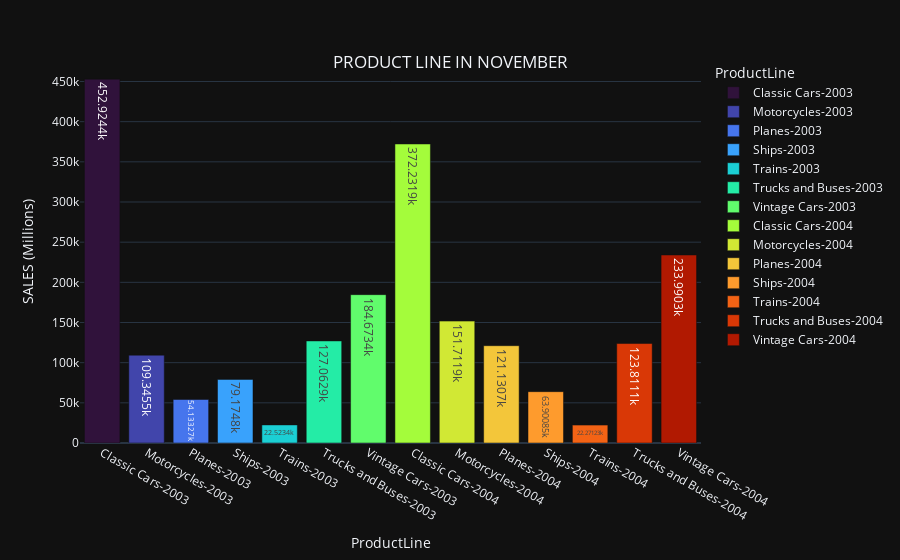

Write notebook code for a chart like this one.
### Code cell
prd1 = px.bar(prd,x = 'ProductLine', y = 'Sales',color = 'ProductLine',text_auto = True,
            template="plotly_dark",color_discrete_sequence=px.colors.sequential.Turbo )
prd1 = prd1.update_layout(title={'text' : 'PRODUCT LINE IN NOVEMBER',
                             'y':0.9,'x':0.5,'xanchor': 'center'})
prd1 = prd1.update_layout(xaxis_title='ProductLine', yaxis_title='SALES (Millions)')
prd1.show()

### Figure 1 — Plotly figure (JSON) as saved in the notebook; plotly's stock layout.template omitted (floating-point values rounded to 4 significant figures)
{"data": [{"alignmentgroup": "True", "hovertemplate": "ProductLine=%{x}<br>Sales=%{y}<extra></extra>", "legendgroup": "Classic Cars-2003", "marker": {"color": "#30123b", "pattern": {"shape": ""}}, "name": "Classic Cars-2003", "offsetgroup": "Classic Cars-2003", "orientation": "v", "showlegend": true, "textposition": "auto", "texttemplate": "%{y}", "type": "bar", "x": ["Classic Cars-2003"], "xaxis": "x", "y": [452900.0], "yaxis": "y"}, {"alignmentgroup": "True", "hovertemplate": "ProductLine=%{x}<br>Sales=%{y}<extra></extra>", "legendgroup": "Motorcycles-2003", "marker": {"color": "#4145ab", "pattern": {"shape": ""}}, "name": "Motorcycles-2003", "offsetgroup": "Motorcycles-2003", "orientation": "v", "showlegend": true, "textposition": "auto", "texttemplate": "%{y}", "type": "bar", "x": ["Motorcycles-2003"], "xaxis": "x", "y": [109300.0], "yaxis": "y"}, {"alignmentgroup": "True", "hovertemplate": "ProductLine=%{x}<br>Sales=%{y}<extra></extra>", "legendgroup": "Planes-2003", "marker": {"color": "#4675ed", "pattern": {"shape": ""}}, "name": "Planes-2003", "offsetgroup": "Planes-2003", "orientation": "v", "showlegend": true, "textposition": "auto", "texttemplate": "%{y}", "type": "bar", "x": ["Planes-2003"], "xaxis": "x", "y": [54130.0], "yaxis": "y"}, {"alignmentgroup": "True", "hovertemplate": "ProductLine=%{x}<br>Sales=%{y}<extra></extra>", "legendgroup": "Ships-2003", "marker": {"color": "#39a2fc", "pattern": {"shape": ""}}, "name": "Ships-2003", "offsetgroup": "Ships-2003", "orientation": "v", "showlegend": true, "textposition": "auto", "texttemplate": "%{y}", "type": "bar", "x": ["Ships-2003"], "xaxis": "x", "y": [79170.0], "yaxis": "y"}, {"alignmentgroup": "True", "hovertemplate": "ProductLine=%{x}<br>Sales=%{y}<extra></extra>", "legendgroup": "Trains-2003", "marker": {"color": "#1bcfd4", "pattern": {"shape": ""}}, "name": "Trains-2003", "offsetgroup": "Trains-2003", "orientation": "v", "showlegend": true, "textposition": "auto", "texttemplate": "%{y}", "type": "bar", "x": ["Trains-2003"], "xaxis": "x", "y": [22520.0], "yaxis": "y"}, {"alignmentgroup": "True", "hovertemplate": "ProductLine=%{x}<br>Sales=%{y}<extra></extra>", "legendgroup": "Trucks and Buses-2003", "marker": {"color": "#24eca6", "pattern": {"shape": ""}}, "name": "Trucks and Buses-2003", "offsetgroup": "Trucks and Buses-2003", "orientation": "v", "showlegend": true, "textposition": "auto", "texttemplate": "%{y}", "type": "bar", "x": ["Trucks and Buses-2003"], "xaxis": "x", "y": [127100.0], "yaxis": "y"}, {"alignmentgroup": "True", "hovertemplate": "ProductLine=%{x}<br>Sales=%{y}<extra></extra>", "legendgroup": "Vintage Cars-2003", "marker": {"color": "#61fc6c", "pattern": {"shape": ""}}, "name": "Vintage Cars-2003", "offsetgroup": "Vintage Cars-2003", "orientation": "v", "showlegend": true, "textposition": "auto", "texttemplate": "%{y}", "type": "bar", "x": ["Vintage Cars-2003"], "xaxis": "x", "y": [184700.0], "yaxis": "y"}, {"alignmentgroup": "True", "hovertemplate": "ProductLine=%{x}<br>Sales=%{y}<extra></extra>", "legendgroup": "Classic Cars-2004", "marker": {"color": "#a4fc3b", "pattern": {"shape": ""}}, "name": "Classic Cars-2004", "offsetgroup": "Classic Cars-2004", "orientation": "v", "showlegend": true, "textposition": "auto", "texttemplate": "%{y}", "type": "bar", "x": ["Classic Cars-2004"], "xaxis": "x", "y": [372200.0], "yaxis": "y"}, {"alignmentgroup": "True", "hovertemplate": "ProductLine=%{x}<br>Sales=%{y}<extra></extra>", "legendgroup": "Motorcycles-2004", "marker": {"color": "#d1e834", "pattern": {"shape": ""}}, "name": "Motorcycles-2004", "offsetgroup": "Motorcycles-2004", "orientation": "v", "showlegend": true, "textposition": "auto", "texttemplate": "%{y}", "type": "bar", "x": ["Motorcycles-2004"], "xaxis": "x", "y": [151700.0], "yaxis": "y"}, {"alignmentgroup": "True", "hovertemplate": "ProductLine=%{x}<br>Sales=%{y}<extra></extra>", "legendgroup": "Planes-2004", "marker": {"color": "#f3c63a", "pattern": {"shape": ""}}, "name": "Planes-2004", "offsetgroup": "Planes-2004", "orientation": "v", "showlegend": true, "textposition": "auto", "texttemplate": "%{y}", "type": "bar", "x": ["Planes-2004"], "xaxis": "x", "y": [121100.0], "yaxis": "y"}, {"alignmentgroup": "True", "hovertemplate": "ProductLine=%{x}<br>Sales=%{y}<extra></extra>", "legendgroup": "Ships-2004", "marker": {"color": "#fe9b2d", "pattern": {"shape": ""}}, "name": "Ships-2004", "offsetgroup": "Ships-2004", "orientation": "v", "showlegend": true, "textposition": "auto", "texttemplate": "%{y}", "type": "bar", "x": ["Ships-2004"], "xaxis": "x", "y": [63900.0], "yaxis": "y"}, {"alignmentgroup": "True", "hovertemplate": "ProductLine=%{x}<br>Sales=%{y}<extra></extra>", "legendgroup": "Trains-2004", "marker": {"color": "#f36315", "pattern": {"shape": ""}}, "name": "Trains-2004", "offsetgroup": "Trains-2004", "orientation": "v", "showlegend": true, "textposition": "auto", "texttemplate": "%{y}", "type": "bar", "x": ["Trains-2004"], "xaxis": "x", "y": [22270.0], "yaxis": "y"}, {"alignmentgroup": "True", "hovertemplate": "ProductLine=%{x}<br>Sales=%{y}<extra></extra>", "legendgroup": "Trucks and Buses-2004", "marker": {"color": "#d93806", "pattern": {"shape": ""}}, "name": "Trucks and Buses-2004", "offsetgroup": "Trucks and Buses-2004", "orientation": "v", "showlegend": true, "textposition": "auto", "texttemplate": "%{y}", "type": "bar", "x": ["Trucks and Buses-2004"], "xaxis": "x", "y": [123800.0], "yaxis": "y"}, {"alignmentgroup": "True", "hovertemplate": "ProductLine=%{x}<br>Sales=%{y}<extra></extra>", "legendgroup": "Vintage Cars-2004", "marker": {"color": "#b11901", "pattern": {"shape": ""}}, "name": "Vintage Cars-2004", "offsetgroup": "Vintage Cars-2004", "orientation": "v", "showlegend": true, "textposition": "auto", "texttemplate": "%{y}", "type": "bar", "x": ["Vintage Cars-2004"], "xaxis": "x", "y": [234000.0], "yaxis": "y"}], "layout": {"barmode": "relative", "legend": {"title": {"text": "ProductLine"}, "tracegroupgap": 0}, "margin": {"t": 60}, "title": {"text": "PRODUCT LINE IN NOVEMBER", "x": 0.5, "xanchor": "center", "y": 0.9}, "xaxis": {"anchor": "y", "categoryarray": ["Classic Cars-2003", "Motorcycles-2003", "Planes-2003", "Ships-2003", "Trains-2003", "Trucks and Buses-2003", "Vintage Cars-2003", "Classic Cars-2004", "Motorcycles-2004", "Planes-2004", "Ships-2004", "Trains-2004", "Trucks and Buses-2004", "Vintage Cars-2004"], "categoryorder": "array", "domain": [0, 1], "title": {"text": "ProductLine"}}, "yaxis": {"anchor": "x", "domain": [0, 1], "title": {"text": "SALES (Millions)"}}}}
